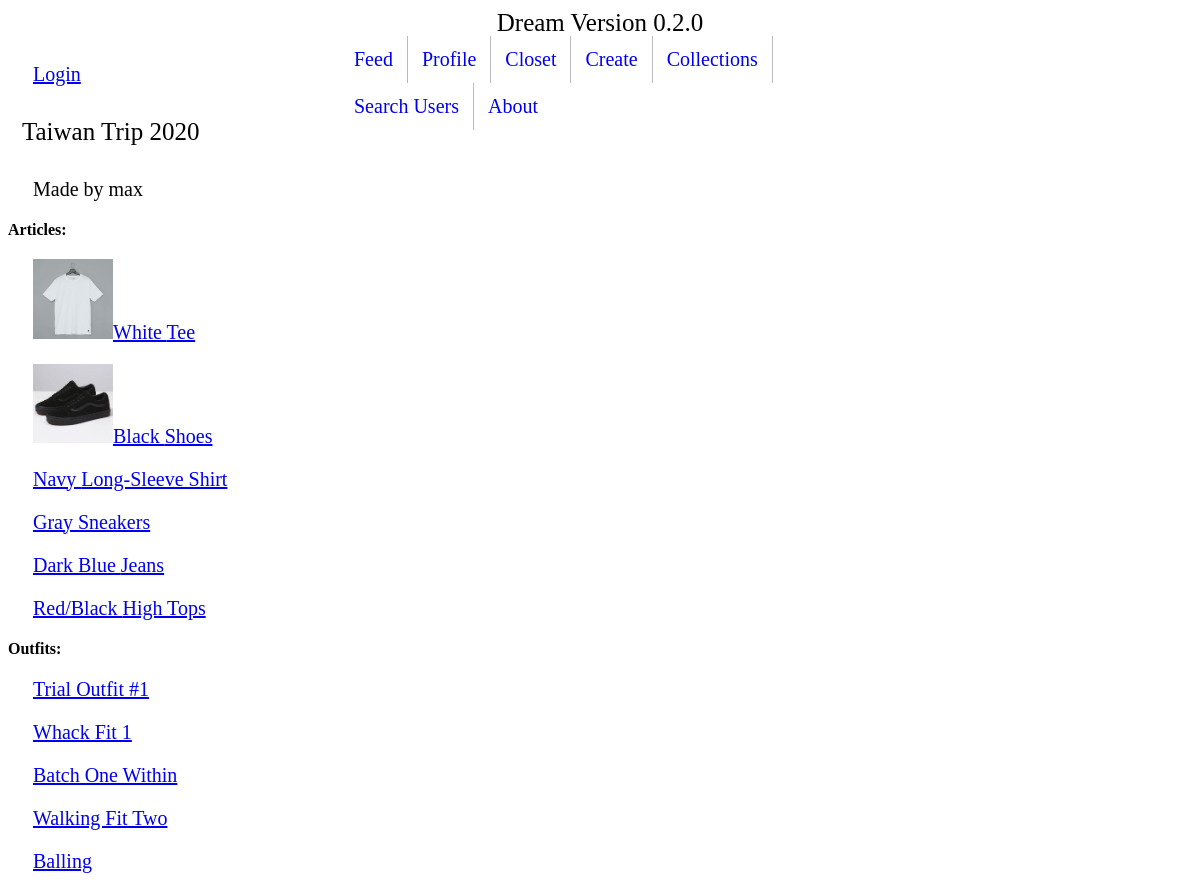
The app's page /clothing/collections/1/, older data.
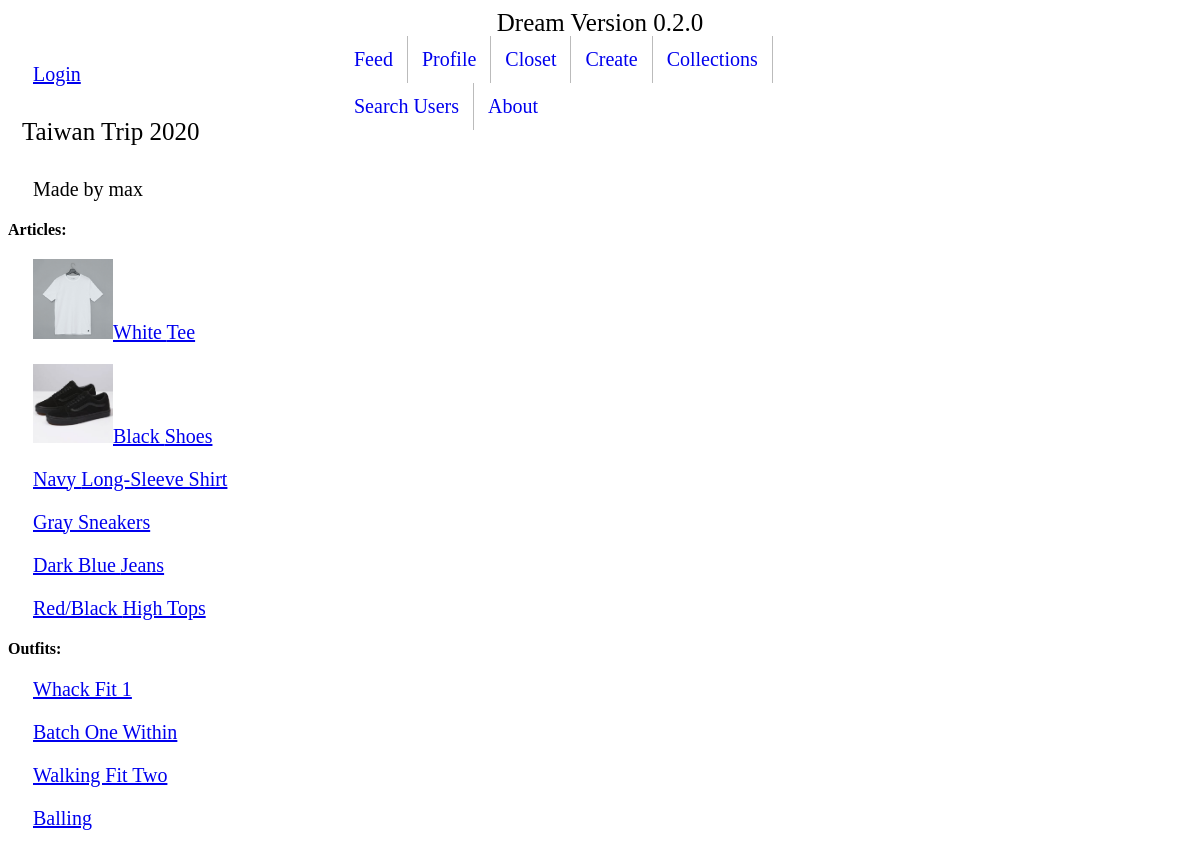
The same page, newer data.
### clothing/models.py (models this page shows, shortened)
class Article(models.Model):
    location_choices = (
        ('TOP', 'Top'),
        ('BTM', 'Bottom'),
        ('SHS', 'Shoes'),
    )
    creator = models.ForeignKey(User, on_delete=models.SET_NULL, null=True)
    actual_location = models.CharField(max_length=60, choices=location_choices, default='None', null=True)
    clothing_type = models.CharField(max_length=60)  # henley, jeans, sneakers
    color = models.CharField(max_length=20)
    cut = models.CharField(max_length=60, blank=True)
    pattern = models.CharField(max_length=60, blank=True)
    material = models.CharField(max_length=60, blank=True)
    image = models.ImageField(upload_to='article-image', blank=True)
    favorited = models.ManyToManyField(User, blank=True, related_name="article_favorited_by")
    def get_absolute_url(self):
        return reverse('clothing:article-detail', kwargs={"pk": self.pk})

class Outfit(models.Model):
    title = models.CharField(max_length=120)
    top = models.ForeignKey('Article', on_delete=models.SET_NULL, related_name="outfit_top", null=True)
    bottom = models.ForeignKey('Article', on_delete=models.SET_NULL, related_name="outfit_bottom", null=True)
    shoes = models.ForeignKey('Article', on_delete=models.SET_NULL, related_name="outfit_shoes", null=True)
    creator = models.ForeignKey(User, on_delete=models.SET_NULL, null=True)
    creation_date = models.DateTimeField(auto_now_add=True)
    image = models.ImageField(upload_to='outfit-image', blank=True)
    favorited = models.ManyToManyField(User, blank=True, related_name="outfit_favorited_by")
    def get_absolute_url(self):
        return reverse('clothing:outfit-detail', kwargs={"pk": self.pk})

### clothing/views.py (the view)
# urls.py: path('collections/<int:pk>/', CollectionDetailView.as_view(), name='collection-detail'),
class CollectionDetailView(DetailView, LoginRequiredMixin):
    template_name = 'clothing/collection_detail.html'
    model = Collection
    def get_context_data(self, *, object_list=None, **kwargs):
        context = super().get_context_data(**kwargs)
        instance_ = get_object_or_404(Collection, pk=self.kwargs.get('pk'))
        context['can_edit'] = str(self.request.user) == str(instance_.creator)
        return context

### clothing/templates/clothing/collection_detail.html (shortened to what this page needs)
{% extends 'base.html' %}
{% block content %}
<h1>{{ object.name }}</h1>
<p>Made by {{ object.creator }}</p>
<b>Articles:</b>
{% for instance in object.articles.all %}
    <div class="list-img-format">
    {% if instance.image %}
            <p><img src="{{ instance.image.url }}" alt="No Image." width = 80><a href='{{ instance.get_absolute_url }}'>{{ instance.color }} {{ instance.clothing_type }}</a></p>
    {% else %}
        <p><a href='{{ instance.get_absolute_url }}'>{{ instance.color }} {{ instance.clothing_type }}</a></p>
    {% endif %}
     </div>
{% endfor %}
<b>Outfits:</b>
{% for instance in object.outfits.all %}
    <div class="list-img-format">
    {% if instance.image %}
        <p><img src="{{ instance.image.url }}" alt="No Image." width = 80><a href='{{ instance.get_absolute_url }}'>{{ instance.title }}</a></p>
    {% else %}
        <p><a href='{{ instance.get_absolute_url }}'>{{ instance.title }}</a></p>
    {% endif %}
     </div>
{% endfor %}
{% endblock %}

Row changes from the older to the newer data that the page shows:
removed Outfit: title "Trial Outfit #1"
